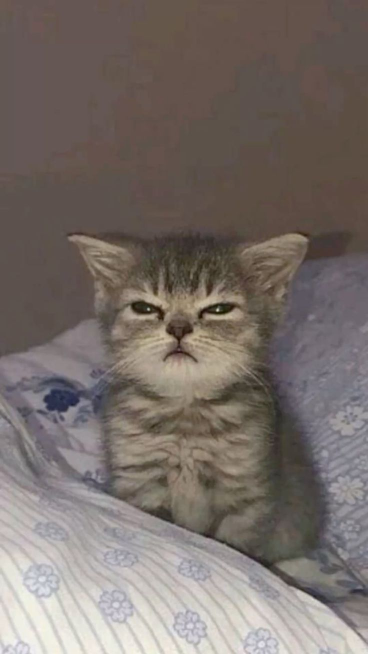
#> input picture hypr/images/catangry.jpg, 736 x 1308 px (shown at 1/2 size)
$ python matugen-smart.py ../images/catangry.jpg ../images/catarjpg.jpg
#> lines starting #> are read from the running program, lines starting #| are printed output that depends on the picture
#!/usr/bin/env python3
"""
Run matugen with multiple preferences, pick the result whose primary
best represents the dominant hue of the image.
Outputs colors.json to ~/.cache/wal/colors.json
"""

import json
import re
import subprocess
import sys
from colorsys import rgb_to_hls
from pathlib import Path
from PIL import Image
import numpy as np

COLORS_JSON = Path.home() / ".cache" / "wal" / "colors.json"


def get_image_saturation(image_path: str) -> float:
    """Return the mean HSL saturation of a small image sample."""
    img = Image.open(image_path).convert("RGB").resize((96, 96), Image.LANCZOS)
    pixels = np.asarray(img, dtype=np.float32) / 255.0
    maximum = pixels.max(axis=2)
    minimum = pixels.min(axis=2)
    delta = maximum - minimum
    lightness = (maximum + minimum) / 2.0
    denominator = 1.0 - np.abs(2.0 * lightness - 1.0)
    saturation = np.divide(
        delta,
        denominator,
        out=np.zeros_like(delta),
        where=denominator > 1e-6,
    )
    return float(saturation.mean())


def is_monochrome(image_path: str) -> bool:
    return get_image_saturation(image_path) < 0.08


def get_dominant_hue(image_path: str) -> float:
    """Get the dominant hue of the image by sampling pixels."""
    img = Image.open(image_path).convert("RGB")
    img = img.resize((100, 100), Image.LANCZOS)
    pixels = np.array(img).reshape(-1, 3)

    # Filter out very dark and very light pixels
    brightness = pixels.sum(axis=1) / 3
    mask = (brightness > 30) & (brightness < 220)
    filtered = pixels[mask]
    if len(filtered) < 50:
        filtered = pixels

    # Get hue + saturation for each pixel, weight by saturation
    hues = []
    weights = []
    for r, g, b in filtered[::3]:  # sample every 3rd for speed
        h, l, s = rgb_to_hls(r / 255, g / 255, b / 255)
        if s > 0.15:  # skip greys
            hues.append(h)
            weights.append(s * (0.5 + l))  # weight by saturation and brightness

    if not hues:
        return 0.6  # default blue-ish

    # Weighted circular mean of hues
    sin_sum = sum(w * np.sin(2 * np.pi * h) for h, w in zip(hues, weights))
    cos_sum = sum(w * np.cos(2 * np.pi * h) for h, w in zip(hues, weights))
    dominant_hue = (np.arctan2(sin_sum, cos_sum) / (2 * np.pi)) % 1.0
    return dominant_hue


def run_matugen(image_path: str, prefer: str) -> dict:
    """Run matugen and extract dark scheme colors."""
    try:
        result = subprocess.run(
            ["matugen", "-t", "scheme-content", "image", image_path,
             "--json", "hex", "--prefer", prefer],
            capture_output=True, text=True, timeout=15
        )
        raw = result.stdout
        colors = {}
        for m in re.finditer(
            r'"(\w+)":\s*\{[^}]*"dark":\s*\{[^}]*"color":\s*"(#[0-9a-fA-F]{6})"', raw
        ):
            colors[m.group(1)] = m.group(2)
        return colors
    except Exception:
        return {}


# [6 lines left out: function hex_to_hue, not called in this run]


def hue_distance(h1: float, h2: float) -> float:
    d = abs(h1 - h2)
    return min(d, 1 - d)


# [40 lines left out: functions build_palette, grayscale, grayscale_palette, not called in this run]


def main():
    if len(sys.argv) < 2:
        sys.exit(1)

    import hashlib

    if sys.argv[1] == "--is-monochrome":
        if len(sys.argv) < 3:
            sys.exit(1)
        print("1" if is_monochrome(sys.argv[2]) else "0")
        sys.exit(0)

    image_path = sys.argv[1]
    monochrome = is_monochrome(image_path)
#> in get_image_saturation, `img = Image.open(image_path).convert("RGB").resize((96, 96), Image.LAN..`:
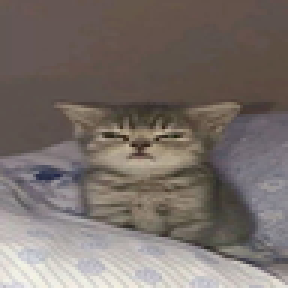
#> img: PIL image 96x96 RGB (shown 3 times larger); mean R, G, B 120.4, 110.8, 105.8
#> in get_image_saturation, `maximum = pixels.max(axis=2)`:
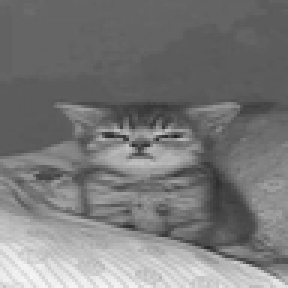
#> maximum: shape (96, 96) float32 (shown 3 times larger); min 0.125, max 0.965, mean 0.475
#> in get_image_saturation, `minimum = pixels.min(axis=2)`:
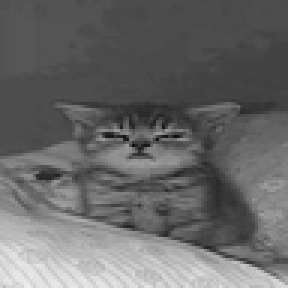
#> minimum: shape (96, 96) float32 (shown 3 times larger); min 0.0353, max 0.933, mean 0.409
#> in get_image_saturation, `delta = maximum - minimum`:
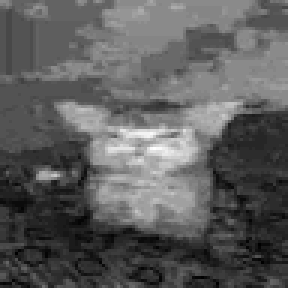
#> delta: shape (96, 96) float32 (shown 3 times larger); min 0, max 0.18, mean 0.0658; drawn with min black and max white
#> in get_image_saturation, `denominator = 1.0 - np.abs(2.0 * lightness - 1.0)`:
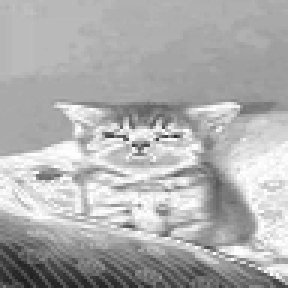
#> denominator: shape (96, 96) float32 (shown 3 times larger); min 0.122, max 1, mean 0.685
#> in get_image_saturation, `saturation = np.divide( delta, denominator, out=np.zeros_like(delta), ..`:
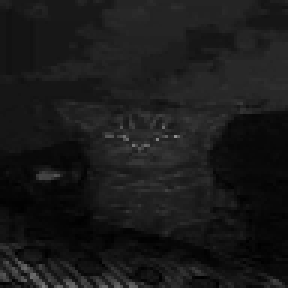
#> saturation: shape (96, 96) float32 (shown 3 times larger); min 0, max 0.561, mean 0.102
#> monochrome = False
    COLORS_JSON.parent.mkdir(parents=True, exist_ok=True)

    # Check cache
    cache_dir = Path.home() / ".cache" / "matugen-smart"
    cache_dir.mkdir(parents=True, exist_ok=True)
    with open(image_path, "rb") as f:
        img_hash = hashlib.md5(f.read(8192)).hexdigest()[:10]
    cache_file = cache_dir / f"{img_hash}.json"

    if cache_file.exists():
        palette = json.loads(cache_file.read_text())
        if monochrome:
            palette = grayscale_palette(palette)
        COLORS_JSON.write_text(json.dumps(palette, indent=4))
        c = palette["colors"]
        mode = "monochrome" if monochrome else "color"
        print(f"mode={mode} primary={c['color4']} accent={c['color6']}")
        sys.exit(0)

    # Get dominant hue of image
    dominant = get_dominant_hue(image_path)
#> in get_dominant_hue, img is the input picture: PIL image 736x1308 RGB; mean R, G, B 120.4, 110.8, 105.8
#> in get_dominant_hue, `img = img.resize((100, 100), Image.LANCZOS)`:
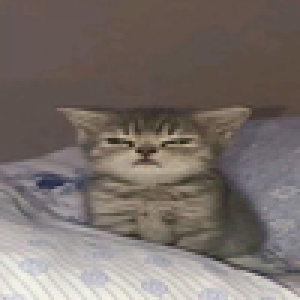
#> img: PIL image 100x100 RGB (shown 3 times larger); mean R, G, B 120.4, 110.8, 105.8
#> in get_dominant_hue, `brightness = pixels.sum(axis=1) / 3`: brightness = 10000 values, max 240.7 at index 9708, min 29.33 at index 5046, mean 112.3
#> the loop in get_dominant_hue, `for r, g, b in filtered[::3]:` made 3245 passes
#> (r, g, b, h, l, s) on passes 1 to 3: (106, 89, 81, 0.0533, 0.367, 0.134), (104, 85, 82, 0.0227, 0.365, 0.118), (101, 86, 83, 0.0278, 0.361, 0.0978)
#> after the loop in get_dominant_hue, `for r, g, b in filtered[::3]:`: hues = 433 values, max 0.657 at index 375, min 0.0238 at index 199, mean 0.0916; weights = 433 values, max 0.326 at index 281, min 0.113 at index 195, mean 0.151
#> in get_dominant_hue, `sin_sum = sum(w * np.sin(2 * np.pi * h) for h, w in zip(hues, weights))`: sin_sum = 31.35
#> in get_dominant_hue, `cos_sum = sum(w * np.cos(2 * np.pi * h) for h, w in zip(hues, weights))`: cos_sum = 54.33
#> in get_dominant_hue, `dominant_hue = (np.arctan2(sin_sum, cos_sum) / (2 * np.pi)) % 1.0`: dominant_hue = 0.0833
#> dominant = 0.0833

    # Run both preferences in parallel
    import concurrent.futures
    best_colors = None
    best_dist = 999

    with concurrent.futures.ThreadPoolExecutor(max_workers=2) as pool:
        futures = {pool.submit(run_matugen, image_path, p): p for p in ["saturation", "lightness"]}
        for future in concurrent.futures.as_completed(futures):
            colors = future.result()
            if not colors:
                continue
            pc = colors.get("primary_container", "")
            if not pc:
                continue
            pc_hue = hex_to_hue(pc)
            dist = hue_distance(pc_hue, dominant)
            if dist < best_dist:
                best_dist = dist
                best_colors = colors

    if not best_colors:
        print("matugen failed", file=sys.stderr)
        sys.exit(1)

    palette = build_palette(best_colors)
    cache_file.write_text(json.dumps(palette, indent=4))
    if monochrome:
        palette = grayscale_palette(palette)
    COLORS_JSON.write_text(json.dumps(palette, indent=4))

    c = palette["colors"]
    mode = "monochrome" if monochrome else "color"
    print(f"mode={mode} primary={c['color4']} accent={c['color6']}")


if __name__ == "__main__":
    main()
#> (the call stopped at in run_matugen, `result = subprocess.run( ["matugen", "-t", "scheme-content", "image", ..`: subprocess is not available in this run)
